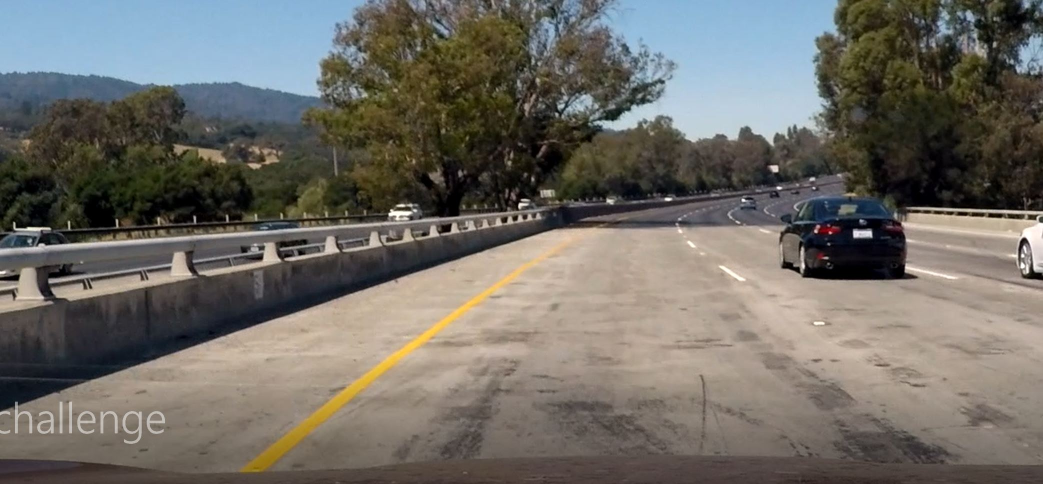
#> input picture test_images/Capture.JPG, 2086 x 968 px, given in place of solidYellowCurve.jpg, which was not available (shown at 1/2 size)
$ jupyter execute --allow-errors P1-Copy1.ipynb   (shell and % lines are left out)   (text cells are left out)
#> lines starting #> are read from the running program, lines starting #| are printed output that depends on the picture; after the words box and inside, x2 and y2 are one past the last pixel; in counts of white or black regions, pixels touching at a corner belong together; pictures that were not available may be replaced by others from this repository, and a replacement may not be noted
[cell 1]
#importing some useful packages
import matplotlib.pyplot as plt
import matplotlib.image as mpimg
import numpy as np
import cv2

[cell 2]
#reading in an image
#image = mpimg.imread('test_images/solidWhiteRight.jpg')
image = mpimg.imread('test_images/solidYellowCurve.jpg')
#> image is the input picture: shape (968, 2086, 3); mean R, G, B 111.1, 107.9, 101.5
#image = mpimg.imread('test_images/solidYellowLeft.jpg')
#printing out some stats and plotting
print('This image is:', type(image), 'with dimensions:', image.shape)
#| This image is: <class 'numpy.ndarray'> with dimensions: (968, 2086, 3)
plt.imshow(image)  # if you wanted to show a single color channel image called 'gray', for example, call as plt.imshow(gray, cmap='gray')

[cell 3]
def white_yellow_lane_filter(image):
    red_threshold=210
    green_threshold=210
    blue_threshold1=210
    blue_threshold2=160

    #print(image.shape)
    imageShape=image.shape
#> imageShape = (968, 2086, 3)
    ysize=imageShape[0]
#> ysize = 968
    xsize=imageShape[1]
#> xsize = 2086
    output_mask=np.zeros((ysize,xsize))
    red_condition=image[:,:,0]>red_threshold
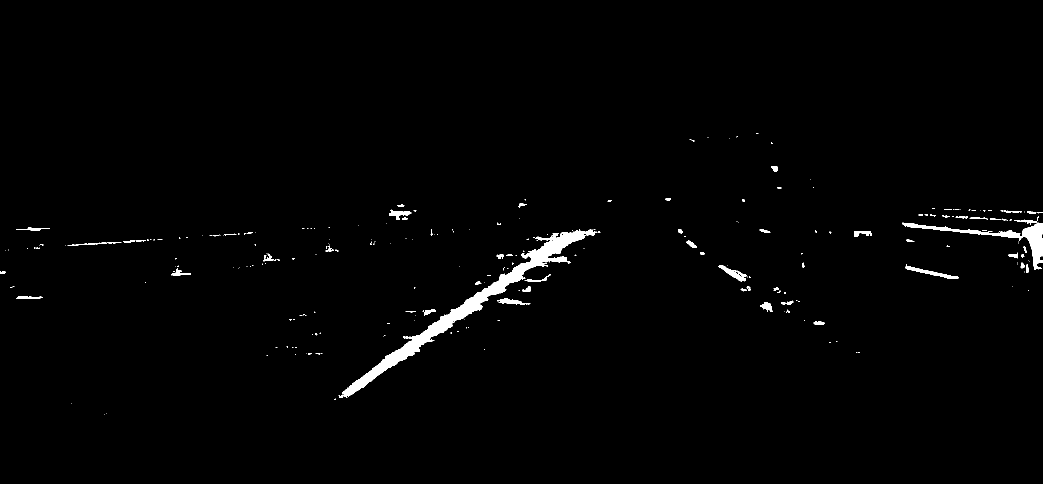
#> red_condition: shape (968, 2086) bool (shown at 1/2 size); 1.3% white; 250 white regions (185 under 20 px), largest, box (x1, y1, x2, y2) and area: (685, 459, 1195, 795) 13897, (1804, 444, 2086, 540) 3795, (1811, 528, 1918, 558) 671
    green_condition=image[:,:,1]>green_threshold
#> green_condition: shape (968, 2086) bool; 0.29% white; 236 white regions (201 under 20 px), largest, box (x1, y1, x2, y2) and area: (2002, 446, 2086, 540) 2112, (1811, 533, 1915, 558) 490, (1438, 531, 1491, 562) 411
    blue_condition=((image[:,:,2]>blue_threshold1) | (image[:,:,2]<blue_threshold2))
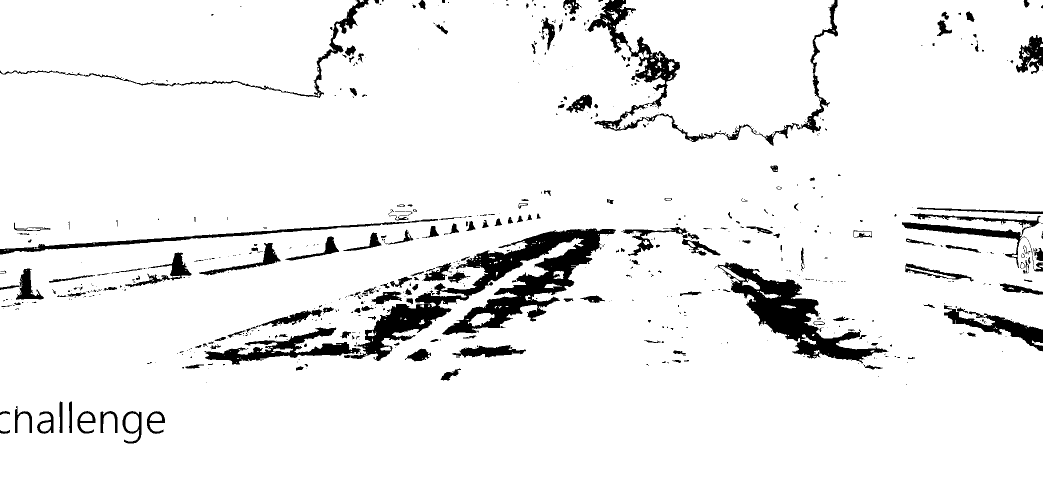
#> blue_condition: shape (968, 2086) bool (shown at 1/2 size); 93.2% white; 715 black regions (500 under 20 px), largest, box (x1, y1, x2, y2) and area: (688, 457, 1232, 722) 35290, (1435, 525, 1775, 727) 18312, (1175, 0, 1676, 292) 13476
    output_mask=np.where(red_condition,1,0)
    output_mask=output_mask+np.where(green_condition,1,0)
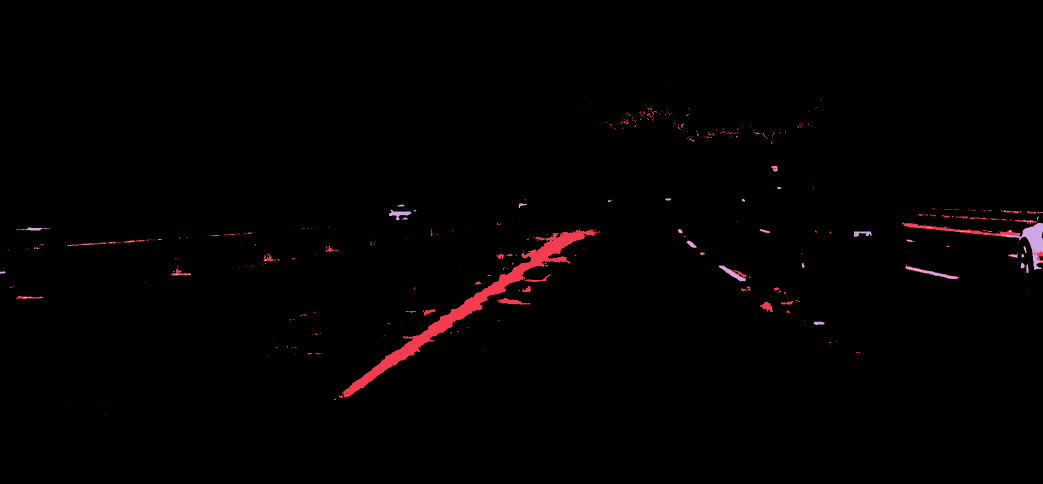
#> output_mask: shape (968, 2086) int64 (shown at 1/2 size); 3 distinct labels, from 0 to 2; one colour per label, 0 black
    output_mask=output_mask+np.where(blue_condition,1,0)
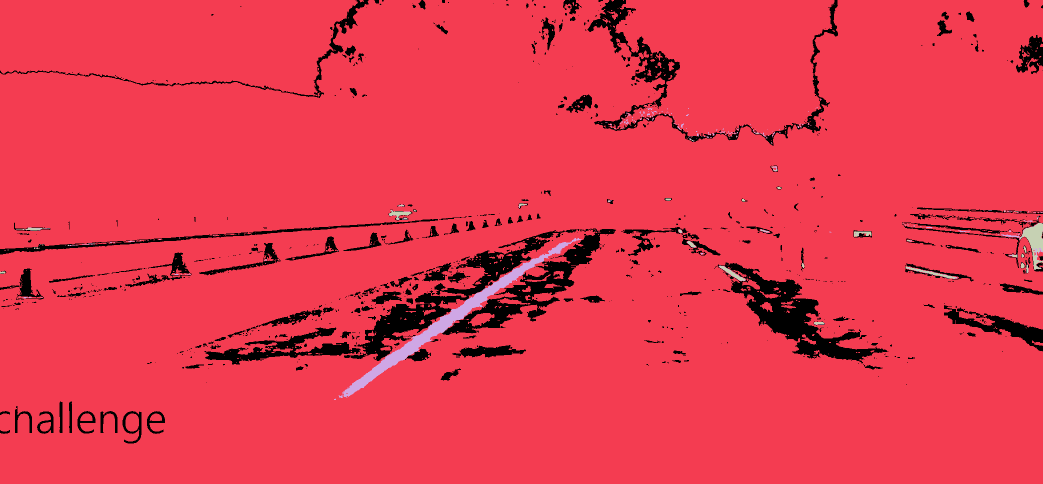
#> output_mask: shape (968, 2086) int64 (shown at 1/2 size); 4 distinct labels, from 0 to 3; one colour per label, 0 black
    output_mask=np.where(output_mask>1,1,0)
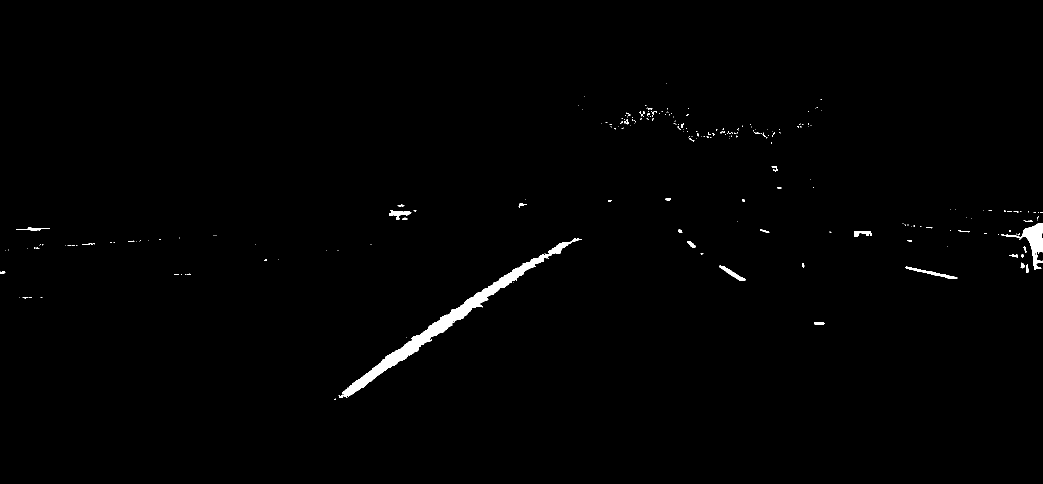
#> output_mask: shape (968, 2086) int64 (shown at 1/2 size); values 0 (black) and 1 (white), 0.79% white; 236 white regions (199 under 20 px), largest, box (x1, y1, x2, y2) and area: (685, 476, 1164, 795) 10088, (2002, 446, 2086, 540) 2113, (1811, 533, 1915, 558) 490
    im = np.array(output_mask * 255, dtype = np.uint8)
    houghLIne=hough_lines(im, 2, np.pi/180,10, 80, 80)
#> in hough_lines, `lines = cv2.HoughLinesP(img, rho, theta, threshold, np.array([]), minL..`: lines = 102 rows, first 6: [726, 775, 1069, 517], [694, 794, 1050, 526], [670, 799, 955, 585], [688, 793, 1027, 538], [789, 730, 1080, 511], [808, 719, 1105, 496]
    plt.figure()
    plt.imshow(houghLIne)
    #np.meshgrid()
    #print(output_mask)
    #print(imageShape[0:2])
    return output_mask

#> (a cell that did not finish here is left out)

[cell 5]
import math

def grayscale(img):
    """Applies the Grayscale transform
    This will return an image with only one color channel
    but NOTE: to see the returned image as grayscale
    (assuming your grayscaled image is called 'gray')
    you should call plt.imshow(gray, cmap='gray')"""
    return cv2.cvtColor(img, cv2.COLOR_RGB2GRAY)
    # Or use BGR2GRAY if you read an image with cv2.imread()
    # return cv2.cvtColor(img, cv2.COLOR_BGR2GRAY)

def canny(img, low_threshold, high_threshold):
    """Applies the Canny transform"""
    return cv2.Canny(img, low_threshold, high_threshold)

def gaussian_blur(img, kernel_size):
    """Applies a Gaussian Noise kernel"""
    return cv2.GaussianBlur(img, (kernel_size, kernel_size), 0)

def region_of_interest(img, vertices):
    """
    Applies an image mask.

    Only keeps the region of the image defined by the polygon
    formed from `vertices`. The rest of the image is set to black.
    """
    #defining a blank mask to start with
    mask = np.zeros_like(img)

    #defining a 3 channel or 1 channel color to fill the mask with depending on the input image
    if len(img.shape) > 2:
        channel_count = img.shape[2]  # i.e. 3 or 4 depending on your image
        ignore_mask_color = (255,) * channel_count
    else:
        ignore_mask_color = 255

    #filling pixels inside the polygon defined by "vertices" with the fill color
    cv2.fillPoly(mask, vertices, ignore_mask_color)

    #returning the image only where mask pixels are nonzero
    masked_image = cv2.bitwise_and(img, mask)
    return masked_image


def draw_lines(img, lines, color=[255, 0, 0], thickness=2):
    """
    NOTE: this is the function you might want to use as a starting point once you want to
    average/extrapolate the line segments you detect to map out the full
    extent of the lane (going from the result shown in raw-lines-example.mp4
    to that shown in P1_example.mp4).

    Think about things like separating line segments by their
    slope ((y2-y1)/(x2-x1)) to decide which segments are part of the left
    line vs. the right line.  Then, you can average the position of each of
    the lines and extrapolate to the top and bottom of the lane.

    This function draws `lines` with `color` and `thickness`.
    Lines are drawn on the image inplace (mutates the image).
    If you want to make the lines semi-transparent, think about combining
    this function with the weighted_img() function below
    """
#> called with lines = array of shape (102, 1, 4), thickness = 2
    for line in lines:
        for x1,y1,x2,y2 in line:
            cv2.line(img, (x1, y1), (x2, y2), color, thickness)
#> this loop made 102 passes
#> line on passes 1 to 12: [[726, 775, 1069, 517]], [[694, 794, 1050, 526]], [[670, 799, 955, 585]], [[688, 793, 1027, 538]], [[789, 730, 1080, 511]], [[808, 719, 1105, 496]], [[691, 793, 1046, 526]], [[719, 778, 1066, 517]], [[680, 794, 966, 579]], [[668, 798, 907, 618]], [[1811, 535, 1914, 555]], [[2057, 441, 2069, 539]]
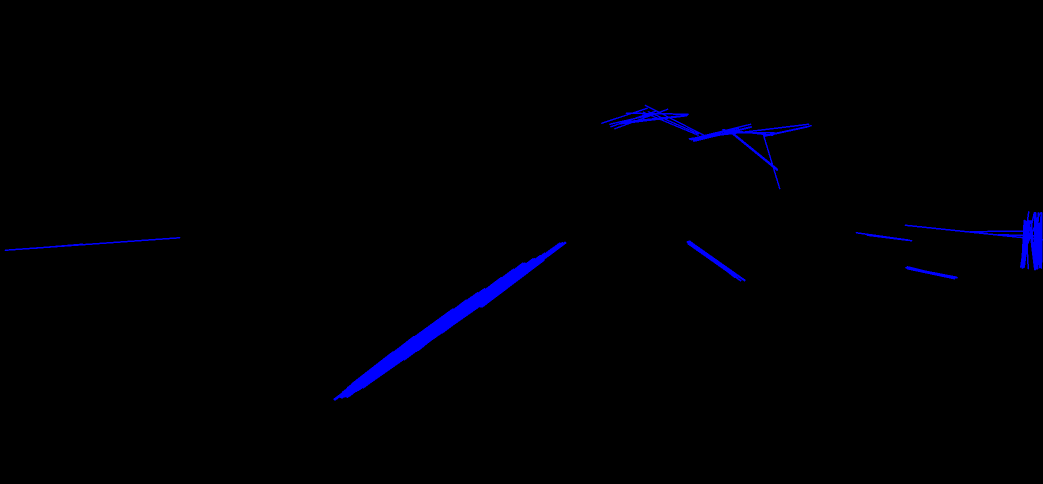
#> img: shape (968, 2086, 3) (shown at 1/2 size); mean of channels 0, 1, 2 3.4, 0, 0; drawn as B, G, R

def hough_lines(img, rho, theta, threshold, min_line_len, max_line_gap):
    """
    `img` should be the output of a Canny transform.

    Returns an image with hough lines drawn.
    """
    lines = cv2.HoughLinesP(img, rho, theta, threshold, np.array([]), minLineLength=min_line_len, maxLineGap=max_line_gap)
    line_img = np.zeros((img.shape[0], img.shape[1], 3), dtype=np.uint8)
    draw_lines(line_img, lines)
    return line_img

# Python 3 has support for cool math symbols.

def weighted_img(img, initial_img, α=0.8, β=1., λ=0.):
    """
    `img` is the output of the hough_lines(), An image with lines drawn on it.
    Should be a blank image (all black) with lines drawn on it.

    `initial_img` should be the image before any processing.

    The result image is computed as follows:

    initial_img * α + img * β + λ
    NOTE: initial_img and img must be the same shape!
    """
    return cv2.addWeighted(initial_img, α, img, β, λ)

[cell 6]
def laneDetector(image):
    colorFilterLaneMask=white_yellow_lane_filter(image)
    #grayImage=grayscale(image)
    #red channel image as basis
    grayImage=image[:,:,0]
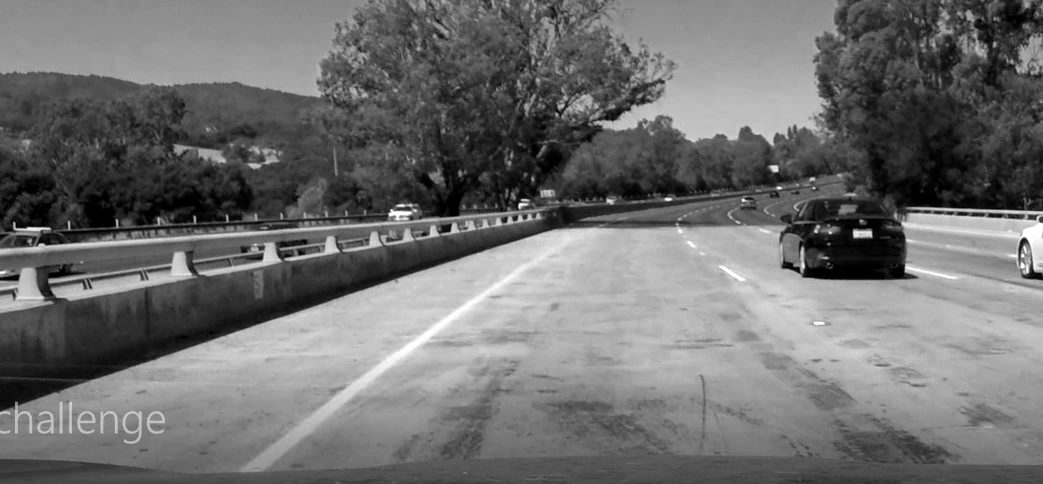
#> grayImage: shape (968, 2086) (shown at 1/2 size); min 0, max 255, mean 111.1
    #smoothing the image
    grayImage_blur=gaussian_blur(grayImage,7)
    plt.figure()
    plt.imshow(grayImage_blur,cmap="gray")
    low_threshold=120
    high_threshold=300
    #canny edge detection
    edge_canny=canny(grayImage_blur,low_threshold,high_threshold)
#> in canny, `return cv2.Canny(img, low_threshold, high_threshold)`: returned value: shape (968, 2086); 0.44% white in thin lines or dots, all inside (x1, y1, x2, y2) = (0, 69, 2086, 824)
    plt.figure()
    plt.imshow(edge_canny,cmap="gray")
    #region of interest
    imageShape=image.shape
#> imageShape = (968, 2086, 3)
    vertices = np.array([[(500,280),(450,280), (60,imageShape[0]), (900,imageShape[0])]], dtype=np.int32)
    edge_canny_withROI=region_of_interest(edge_canny,vertices)
#> in region_of_interest, `cv2.fillPoly(mask, vertices, ignore_mask_color)`:
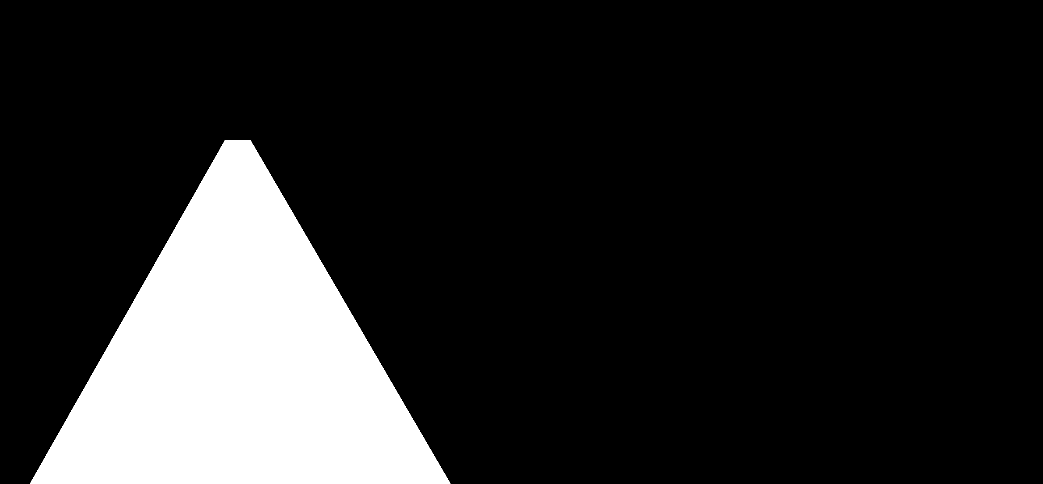
#> mask: shape (968, 2086) (shown at 1/2 size); 15.2% white; 1 white region, box (x1, y1, x2, y2) and area: (60, 280, 901, 968) 306848
#> in region_of_interest, `masked_image = cv2.bitwise_and(img, mask)`:
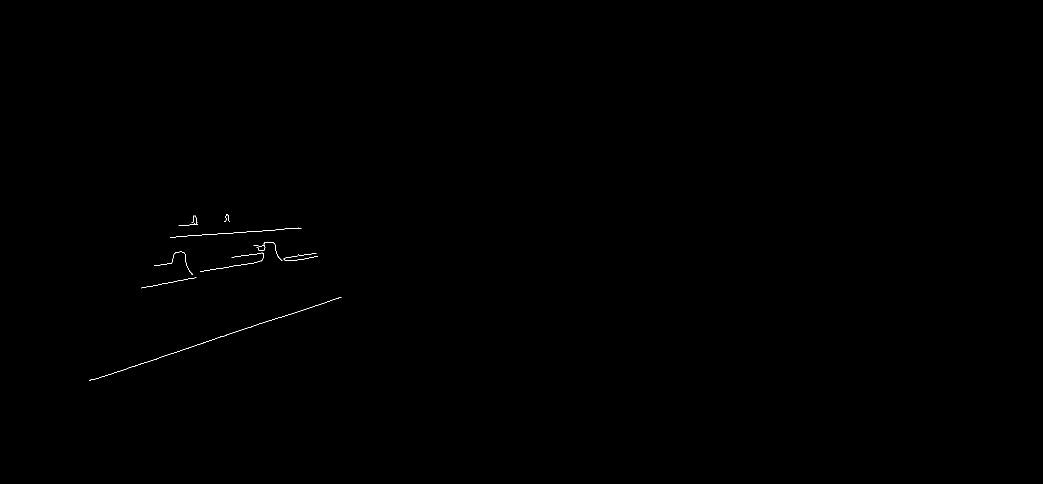
#> masked_image: shape (968, 2086) (shown at 1/2 size); 0.08% white in thin lines or dots, all inside (x1, y1, x2, y2) = (178, 429, 683, 761)
    plt.figure()
    plt.imshow(edge_canny_withROI,cmap="gray")
    #'''''
    rho=1
    theta=np.pi/180
    threshold=10
    min_line_len=5
    max_line_gap=10
    #line detection using hough transform
    houghEdge=hough_lines(edge_canny_withROI, rho,theta,threshold, min_line_len, max_line_gap)
#> in hough_lines (call 2), `lines = cv2.HoughLinesP(img, rho, theta, threshold, np.array([]), minL..`: lines = 46 rows, first 6: [474, 662, 557, 635], [397, 688, 662, 601], [340, 474, 568, 458], [463, 514, 525, 505], [559, 517, 632, 506], [180, 760, 359, 702]
#> the loop in draw_lines (call 2), `for line in lines:` made 46 passes
#> line on passes 1 to 12: [[474, 662, 557, 635]], [[397, 688, 662, 601]], [[340, 474, 568, 458]], [[463, 514, 525, 505]], [[559, 517, 632, 506]], [[180, 760, 359, 702]], [[282, 576, 391, 555]], [[502, 526, 510, 525]], [[400, 543, 489, 528]], [[315, 716, 406, 686]], [[308, 531, 343, 526]], [[569, 457, 586, 457]]

    plt.figure()
    plt.imshow(houghEdge,cmap="gray")

    return houghEdge
    #'''''
